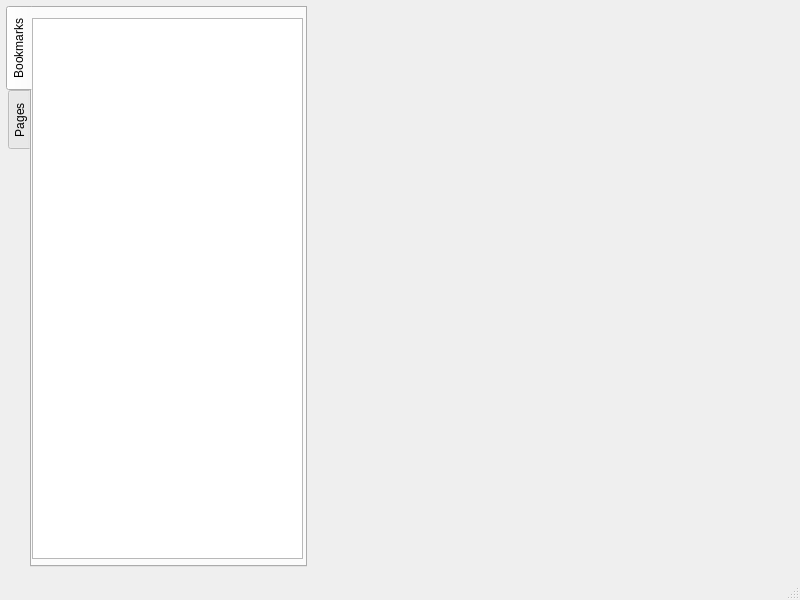
<?xml version="1.0" encoding="UTF-8"?>
<ui version="4.0">
 <class>app</class>
 <widget class="QMainWindow" name="app">
  <property name="geometry">
   <rect>
    <x>0</x>
    <y>0</y>
    <width>800</width>
    <height>600</height>
   </rect>
  </property>
  <property name="windowTitle">
   <string>app</string>
  </property>
  <widget class="QWidget" name="centralwidget">
   <widget class="QTabWidget" name="tabWidget">
    <property name="geometry">
     <rect>
      <x>6</x>
      <y>6</y>
      <width>301</width>
      <height>561</height>
     </rect>
    </property>
    <property name="sizePolicy">
     <sizepolicy hsizetype="Preferred" vsizetype="Expanding">
      <horstretch>0</horstretch>
      <verstretch>0</verstretch>
     </sizepolicy>
    </property>
    <property name="tabPosition">
     <enum>QTabWidget::West</enum>
    </property>
    <property name="currentIndex">
     <number>0</number>
    </property>
    <widget class="QWidget" name="bookmarkTab">
     <attribute name="title">
      <string>Bookmarks</string>
     </attribute>
     <widget class="QTreeView" name="treeView">
      <property name="geometry">
       <rect>
        <x>0</x>
        <y>10</y>
        <width>271</width>
        <height>541</height>
       </rect>
      </property>
     </widget>
    </widget>
    <widget class="QWidget" name="pageTab">
     <attribute name="title">
      <string>Pages</string>
     </attribute>
    </widget>
   </widget>
   <widget class="QPdfView" name="pdfViewer" native="true">
    <property name="geometry">
     <rect>
      <x>319</x>
      <y>10</y>
      <width>401</width>
      <height>531</height>
     </rect>
    </property>
    <property name="sizePolicy">
     <sizepolicy hsizetype="Expanding" vsizetype="Expanding">
      <horstretch>0</horstretch>
      <verstretch>0</verstretch>
     </sizepolicy>
    </property>
   </widget>
  </widget>
  <widget class="QMenuBar" name="menubar">
   <property name="geometry">
    <rect>
     <x>0</x>
     <y>0</y>
     <width>800</width>
     <height>17</height>
    </rect>
   </property>
  </widget>
  <widget class="QStatusBar" name="statusbar"/>
 </widget>
 <customwidgets>
  <customwidget>
   <class>QPdfView</class>
   <extends>QWidget</extends>
   <header location="global">qpdfview.h</header>
   <container>1</container>
  </customwidget>
 </customwidgets>
 <resources/>
 <connections/>
</ui>
